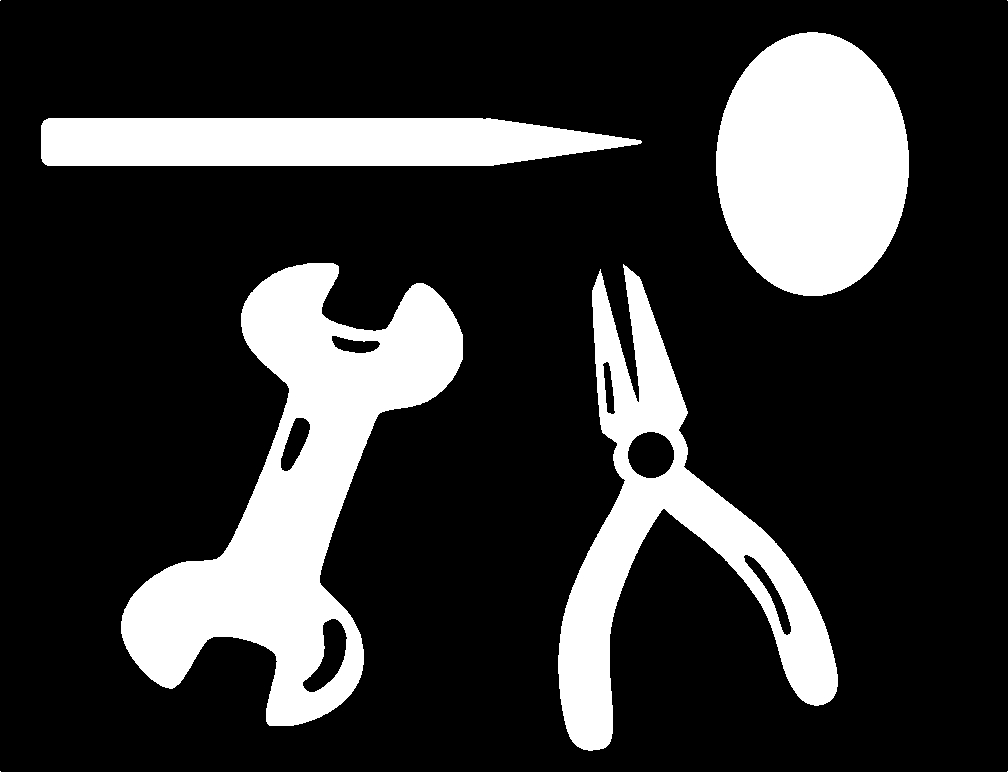
%> input picture codes/ch7_Morphological Image Processing/6. Binary Morphological Edge Detector/cliparts.png, 1008 x 772 px
$ octave Binary_Edge_Detection.m   (GNU Octave 9; MATLAB toolbox functions it lacks are replaced by stand-ins)
%> lines starting %> are read from the running program, lines starting %| are printed output that depends on the picture; in (x1, y1, x2, y2) boxes, pixels count from 0 and x2, y2 are one past the last pixel; in counts of white or black regions, pixels touching at a corner belong together; the program's own positions count from 1
% EE368/CS232 Digital Image Processing
% Bernd Girod
% Department of Electrical Engineering, Stanford University

% Script by Qiyuan Tian and David chen
% Morphological edge detectors

clear, clc, close all

% Load test image
img = imread('cliparts.png');
%> img is the input picture: size 772x1008x3 uint8; 20.6% white; 8 white regions (4 under 20 px), largest, box (x1, y1, x2, y2) and area: (121, 263, 463, 726) 58945, (716, 32, 909, 296) 39998, (558, 264, 838, 751) 36254, (41, 118, 642, 166) 25407

% Extract edges
se= strel('disk', 4);
img_dilated = imdilate(img, se) ;
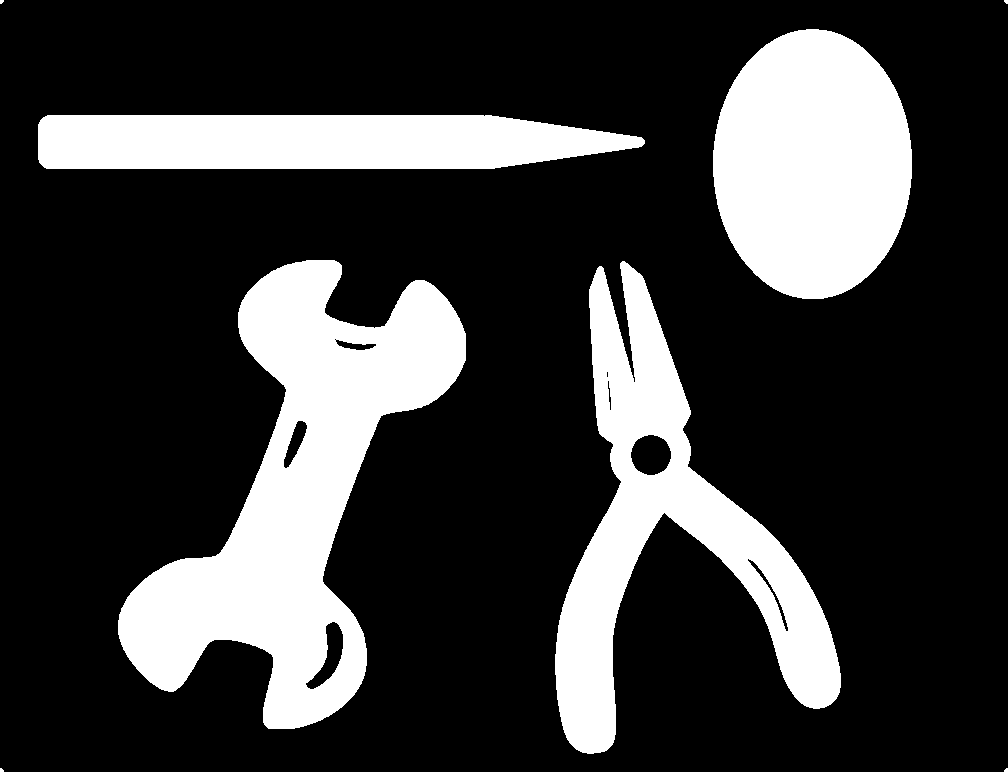
%> img_dilated: size 772x1008x3 uint8; 23.1% white; 8 white regions (4 under 20 px), largest, box (x1, y1, x2, y2) and area: (118, 260, 466, 729) 65135, (555, 261, 841, 754) 43291, (713, 29, 912, 299) 42248, (38, 115, 645, 169) 29215
img_eroded = imerode(img, se) ;
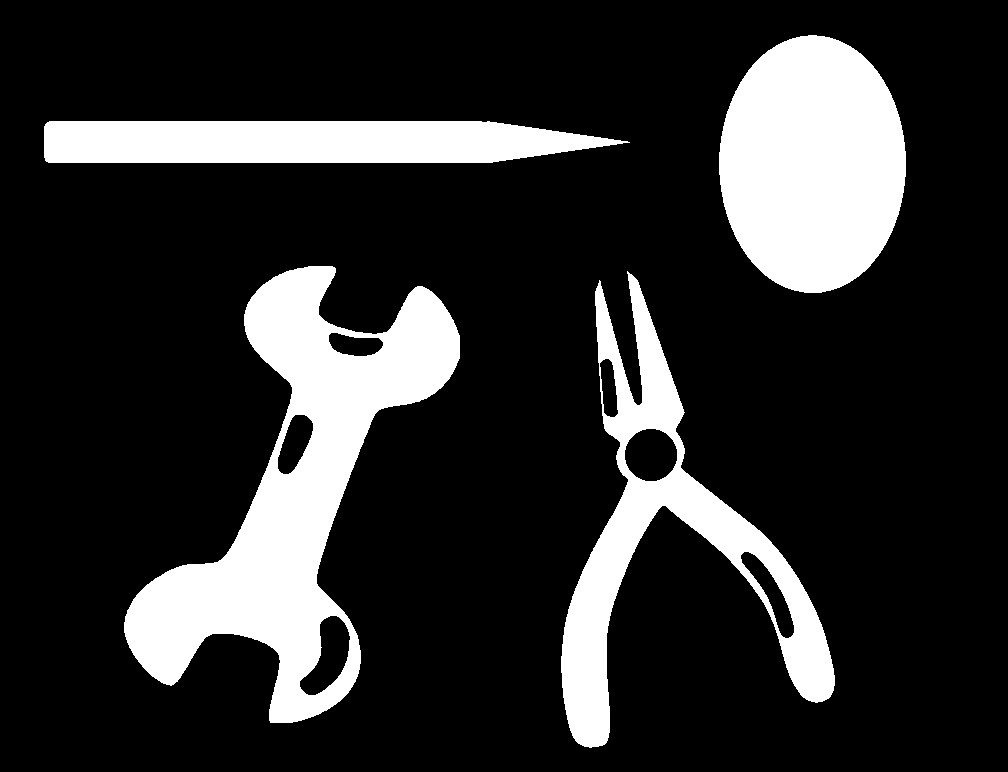
%> img_eroded: size 772x1008x3 uint8; 18.1% white; 4 white regions, box (x1, y1, x2, y2) and area: (124, 266, 460, 723) 52638, (719, 35, 906, 293) 37804, (561, 271, 835, 748) 29092, (44, 121, 630, 163) 21661
edge1 = img_dilated - img;
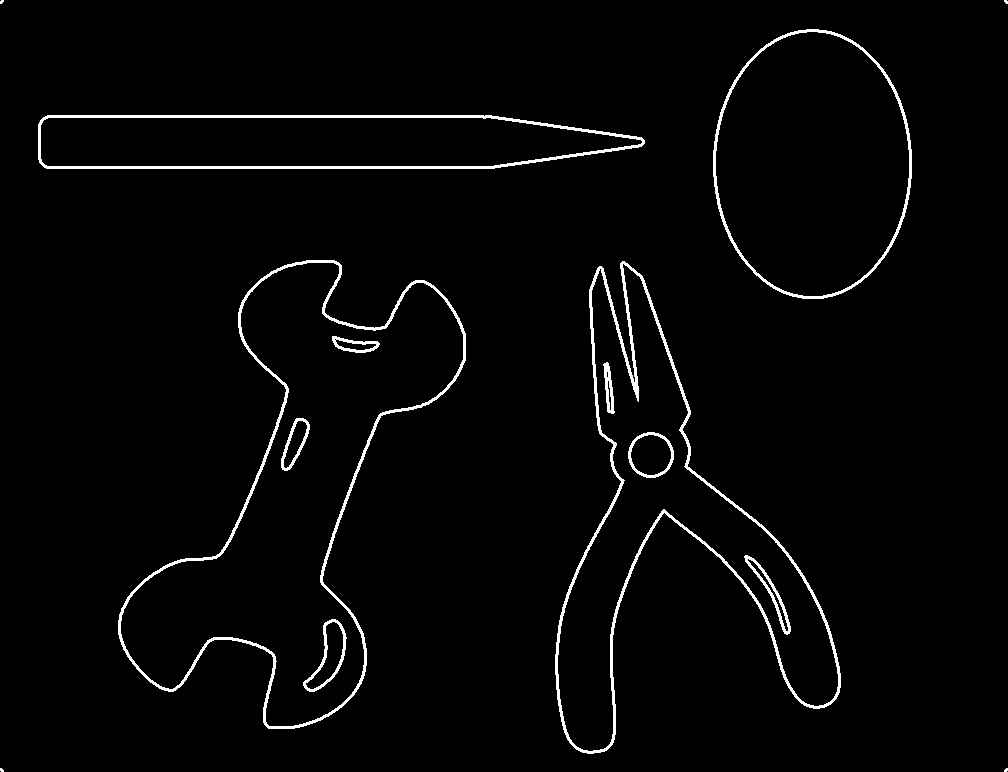
%> edge1: size 772x1008x3 uint8; 2.5% white; 14 white regions (4 under 20 px), largest, box (x1, y1, x2, y2) and area: (555, 261, 841, 754) 5748, (118, 260, 466, 729) 4961, (38, 115, 645, 169) 3808
edge2 = img - img_eroded;
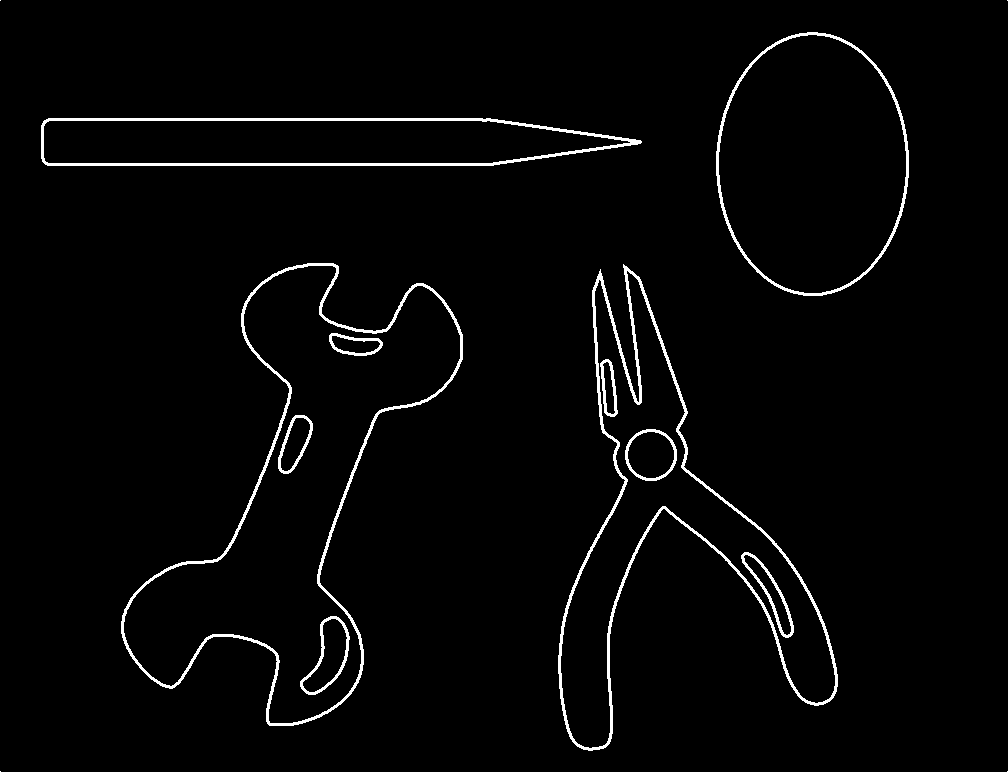
%> edge2: size 772x1008x3 uint8; 2.5% white; 14 white regions (4 under 20 px), largest, box (x1, y1, x2, y2) and area: (558, 264, 838, 751) 5696, (121, 263, 463, 726) 4908, (41, 118, 642, 166) 3746
edge3 = edge1 + edge2;
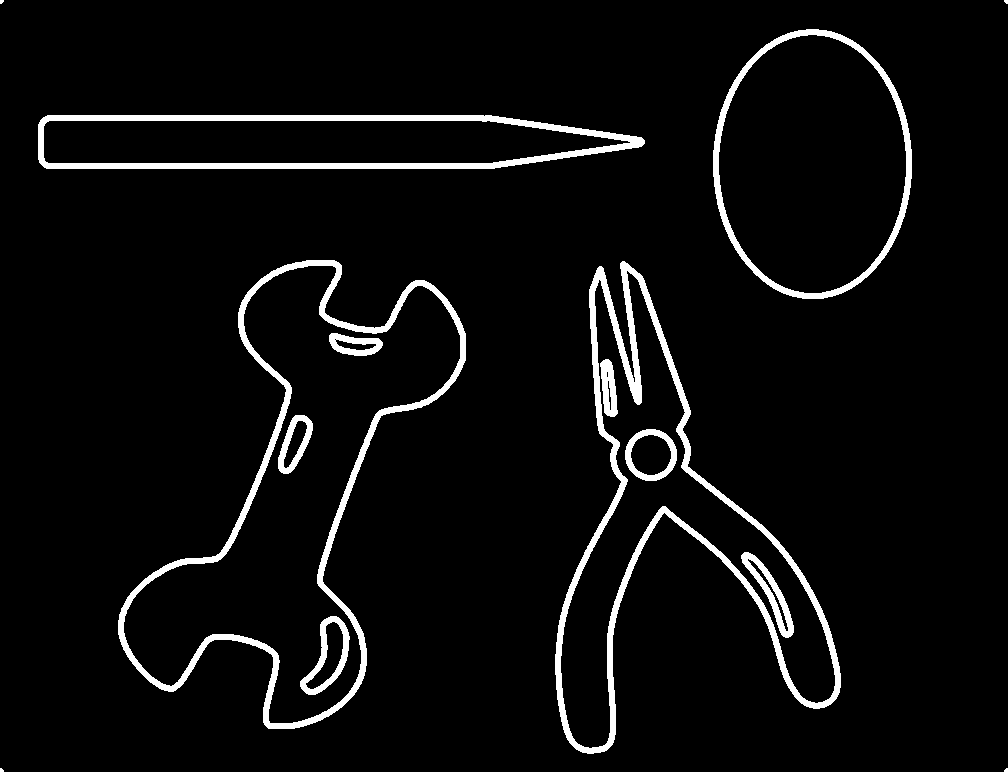
%> edge3: size 772x1008x3 uint8; 5% white; 14 white regions (4 under 20 px), largest, box (x1, y1, x2, y2) and area: (555, 261, 841, 754) 11444, (118, 260, 466, 729) 9869, (38, 115, 645, 169) 7554

% Show images
subplot(2, 2, 1), imshow(img); title('Original');
subplot(2, 2, 2), imshow(edge1); title('Edge_1 = Dilated - Original');
subplot(2, 2, 3), imshow(edge1); title('Edge_2 = Original - Eroded');
subplot(2, 2, 4), imshow(edge3); title('Edge_1 + Edge_2');

imwrite(edge1, 'Edge_Detection_dilatedEdge.png');
imwrite(edge2, 'Edge_Detection_erodedEdge.png');
imwrite(edge3, 'Edge_Detection_combinedEdge.png');
